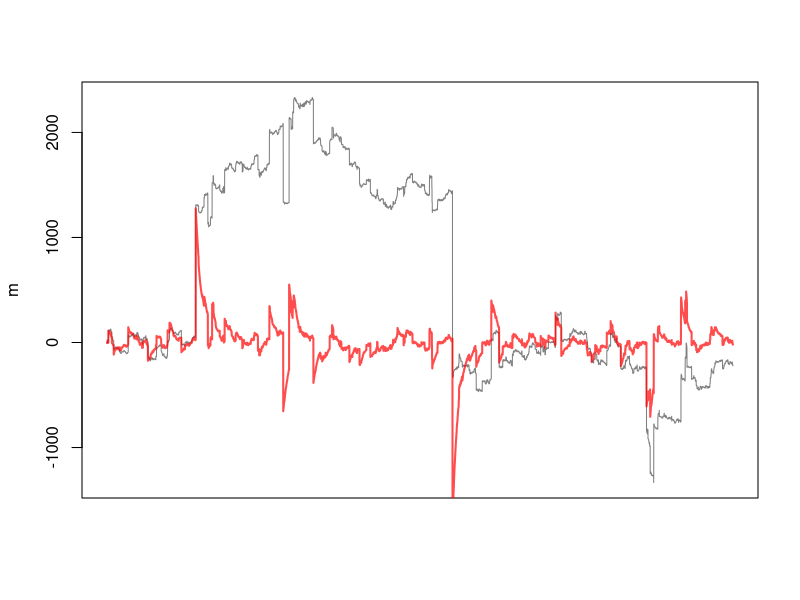

Write the R code that produced this figure.
mu = 0.99
step = rt(10000, 1.1)
z = rep(0,10000)
xz = 0
for (i in 1:10000) {
  z[i] = mu*xz + step[i]
  xz = z[i]
}
pdf('filtered-step.pdf', height='3', width='4', pointsize=16)
plot(cumsum(step), type='l', xaxt='n', ylab='m', xlab=NA, col=rgb(0,0,0,alpha=0.5))
lines(z, col=rgb(1,0,0,alpha=0.7),lwd=2)
dev.off()
